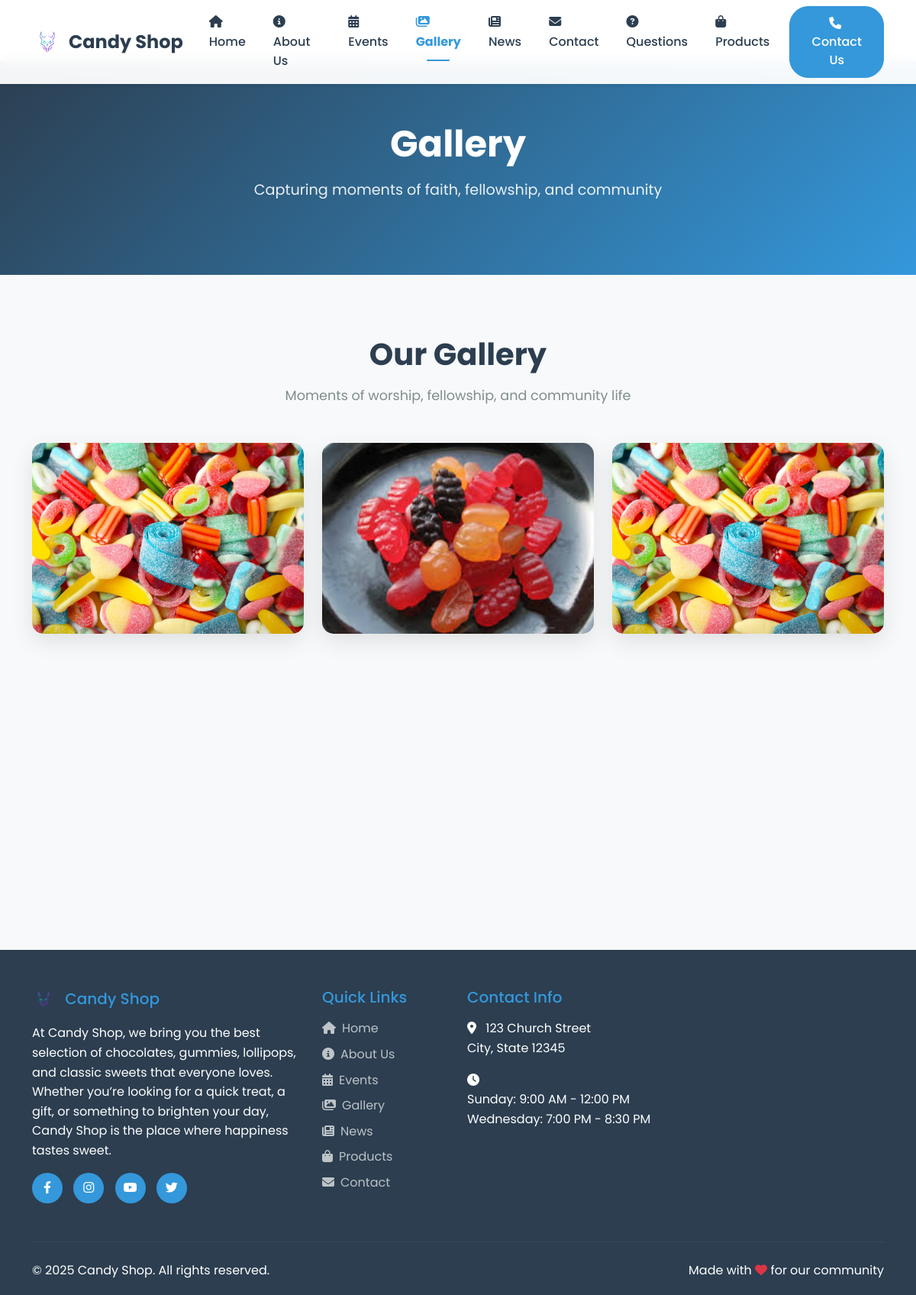
/gallery.php, run on the app's committed database.
### tables this page shows
CREATE TABLE `general_elements` (
  `id` int(11) NOT NULL,
  `ClientID` int(11) NOT NULL,
  `client_name` varchar(255) NOT NULL,
  `phone` varchar(12) NOT NULL,
  `facebook` varchar(255) DEFAULT NULL,
  `icon` varchar(3000) NOT NULL,
  `background_img1` varchar(255) DEFAULT NULL,
  `background_img2` varchar(255) DEFAULT NULL,
  `background_img3` varchar(255) DEFAULT NULL,
  `description` text DEFAULT NULL,
  `title_page2` varchar(255) DEFAULT NULL,
  `title_page3` varchar(255) DEFAULT NULL
);

CREATE TABLE `pages` (
  `id` int(11) NOT NULL,
  `pageName` varchar(200) NOT NULL
);

CREATE TABLE `mainsilderimg` (
  `id` int(11) NOT NULL,
  `client_id` int(11) NOT NULL,
  `img` varchar(255) NOT NULL,
  `page` int(11) NOT NULL,
  `created_at` timestamp NOT NULL DEFAULT current_timestamp()
);

### gallery.php (the view, shortened to what this page needs)
<?php require('components/head.inc.php'); ?>
<?php include('components/navbar.inc.php'); ?>
<?php
$page_query = "SELECT * FROM pages WHERE id = 2";
$page_result = $conn->query($page_query);
$page_data = $page_result->fetch_assoc();
$gallery_query = "SELECT * FROM mainsilderimg WHERE page = 2 ORDER BY created_at DESC";
$gallery_result = $conn->query($gallery_query);
$gallery_images = [];
while($row = $gallery_result->fetch_assoc()) {
    $gallery_images[] = $row;
}
?>
<section class="page-header">
    <div class="container">
        <h1><?php echo isset($page_data['pageName']) ? htmlspecialchars($page_data['pageName']) : 'Photo Gallery'; ?></h1>
        <p>Capturing moments of faith, fellowship, and community</p>
    </div>
</section>
<section class="content-section bg-light">
    <div class="container">
        <div class="row">
            <div class="col-12">
                <h2 class="section-title">Our Gallery</h2>
                <p class="section-subtitle">Moments of worship, fellowship, and community life</p>
            </div>
        </div>
        <div class="row g-4">
            <?php if(!empty($gallery_images)): ?>
                <?php foreach($gallery_images as $index => $image): ?>
                    <div class="col-lg-4 col-md-6">
                        <div class="gallery-item">
                            <img src="church/uploads/<?php echo htmlspecialchars($image['img']); ?>" alt="Gallery Image <?php echo $index + 1; ?>" class="img-fluid">
                        </div>
                    </div>
                <?php endforeach; ?>
            <?php endif; ?>
        </div>
    </div>
</section>
<?php require('components/footer.inc.php'); ?>

### components/navbar.inc.php (shortened to what this page needs)
<?php
$current_page = basename($_SERVER['PHP_SELF'], '.php');
?>
<nav class="navbar navbar-expand-lg navbar-light bg-white shadow-sm fixed-top">
    <div class="container">
        <a class="navbar-brand d-flex align-items-center" href="index.php">
            <?php if(isset($general_data['icon']) && !empty($general_data['icon'])): ?>
                <img src="church/uploads/<?php echo htmlspecialchars($general_data['icon']); ?>" alt="Logo" height="40" class="me-2">
            <?php else: ?>
                <i class="fas fa-church me-2 text-primary"></i>
            <?php endif; ?>
            <?php echo isset($general_data['client_name']) ? htmlspecialchars($general_data['client_name']) : 'Church'; ?>
        </a>
        <div class="collapse navbar-collapse" id="navbarNav">
            <ul class="navbar-nav ms-auto">
                <li class="nav-item">
                    <a class="nav-link <?php echo ($current_page == 'index') ? 'active fw-bold' : ''; ?>" href="index.php">
                        <i class="fas fa-home me-1"></i>Home
                    </a>
                </li>
                <?php if(!empty($navbar_items)): ?>
                    <?php foreach($navbar_items as $item): ?>
                        <?php
                        $page_name = strtolower(str_replace(' ', '', $item['page_name']));
                        $is_active = false;
                        if($current_page == $page_name ||
                           ($current_page == 'about' && $page_name == 'aboutus') ||
                           ($current_page == 'gallery' && $page_name == 'photogallery') ||
                           ($current_page == 'news' && $page_name == 'news') ||
                           ($current_page == 'contact' && $page_name == 'contactus') ||
                           ($current_page == 'questions' && $page_name == 'questions') ||
                           ($current_page == 'events' && $page_name == 'events') ||
                           ($current_page == 'products' && $page_name == 'products')) {
                            $is_active = true;
                        }
                        ?>
                        <li class="nav-item">
                            <a class="nav-link <?php echo $is_active ? 'active fw-bold' : ''; ?>" href="<?php echo htmlspecialchars($item['page_link']); ?>">
                                <?php
                                $icon = 'fas fa-file-alt';
                                if(strpos(strtolower($item['page_name']), 'about') !== false) $icon = 'fas fa-info-circle';
                                elseif(strpos(strtolower($item['page_name']), 'gallery') !== false) $icon = 'fas fa-images';
                                elseif(strpos(strtolower($item['page_name']), 'news') !== false) $icon = 'fas fa-newspaper';
                                elseif(strpos(strtolower($item['page_name']), 'contact') !== false) $icon = 'fas fa-envelope';
                                elseif(strpos(strtolower($item['page_name']), 'service') !== false) $icon = 'fas fa-hands-praying';
                                elseif(strpos(strtolower($item['page_name']), 'question') !== false) $icon = 'fas fa-question-circle';
                                elseif(strpos(strtolower($item['page_name']), 'event') !== false) $icon = 'fas fa-calendar-alt';
                                elseif(strpos(strtolower($item['page_name']), 'product') !== false) $icon = 'fas fa-shopping-bag';
                                ?>
                                <i class="<?php echo $icon; ?> me-1"></i><?php echo htmlspecialchars($item['page_name']); ?>
                            </a>
                        </li>
                    <?php endforeach; ?>
                <?php else: ?>
                    <li class="nav-item">
                        <a class="nav-link <?php echo ($current_page == 'about') ? 'active fw-bold' : ''; ?>" href="about.php">
                            <i class="fas fa-info-circle me-1"></i>About Us
                        </a>
                    </li>
                    <li class="nav-item">
                        <a class="nav-link <?php echo ($current_page == 'events') ? 'active fw-bold' : ''; ?>" href="events.php">
                            <i class="fas fa-calendar-alt me-1"></i>Events
                        </a>
                    </li>
                    <li class="nav-item">
                        <a class="nav-link <?php echo ($current_page == 'gallery') ? 'active fw-bold' : ''; ?>" href="gallery.php">
                            <i class="fas fa-images me-1"></i>Gallery
                        </a>
                    </li>
                    <li class="nav-item">
                        <a class="nav-link <?php echo ($current_page == 'news') ? 'active fw-bold' : ''; ?>" href="news.php">
                            <i class="fas fa-newspaper me-1"></i>News
                        </a>
                    </li>
                    <li class="nav-item">
                        <a class="nav-link <?php echo ($current_page == 'contact') ? 'active fw-bold' : ''; ?>" href="contact.php">
                            <i class="fas fa-envelope me-1"></i>Contact
                        </a>
                    </li>
                    <li class="nav-item">
                        <a class="nav-link <?php echo ($current_page == 'questions') ? 'active fw-bold' : ''; ?>" href="questions.php">
                            <i class="fas fa-question-circle me-1"></i>Questions
                        </a>
                    </li>
                    <li class="nav-item">
                        <a class="nav-link <?php echo ($current_page == 'products') ? 'active fw-bold' : ''; ?>" href="products.php">
                            <i class="fas fa-shopping-bag me-1"></i>Products
                        </a>
                    </li>
                <?php endif; ?>
                <li class="nav-item ms-2">
                    <a class="btn btn-primary" href="contact.php">
                        <i class="fas fa-phone me-1"></i>Contact Us
                    </a>
                </li>
            </ul>
        </div>
    </div>
</nav>

### components/footer.inc.php (shortened to what this page needs)
<footer class="footer">
    <div class="container">
        <div class="row">
            <div class="col-lg-4 col-md-6 mb-4">
                <h5>
                    <?php if(isset($general_data['icon']) && !empty($general_data['icon'])): ?>
                        <img src="church/uploads/<?php echo htmlspecialchars($general_data['icon']); ?>" alt="Logo" height="30" class="me-2">
                    <?php else: ?>
                        <i class="fas fa-church me-2"></i>
                    <?php endif; ?>
                    <?php echo isset($general_data['client_name']) ? htmlspecialchars($general_data['client_name']) : 'Church'; ?>
                </h5>
                <p class="mb-3">
                    <?php echo isset($general_data['description']) ? htmlspecialchars($general_data['description']) : 'Welcome to our church community. We are dedicated to serving God and our community with love, faith, and compassion.'; ?>
                </p>
                <div class="social-links">
                    <?php if(isset($general_data['facebook']) && !empty($general_data['facebook'])): ?>
                        <a href="<?php echo htmlspecialchars($general_data['facebook']); ?>" target="_blank" title="Facebook">
                            <i class="fab fa-facebook-f"></i>
                        </a>
                    <?php endif; ?>
                    <a href="#" title="Instagram">
                        <i class="fab fa-instagram"></i>
                    </a>
                    <a href="#" title="YouTube">
                        <i class="fab fa-youtube"></i>
                    </a>
                    <a href="#" title="Twitter">
                        <i class="fab fa-twitter"></i>
                    </a>
                </div>
            </div>
            <div class="col-lg-2 col-md-6 mb-4">
                <h5>Quick Links</h5>
                <ul class="list-unstyled">
                    <li class="mb-2">
                        <a href="index.php">
                            <i class="fas fa-home me-2"></i>Home
                        </a>
                    </li>
                    <li class="mb-2">
                        <a href="about.php">
                            <i class="fas fa-info-circle me-2"></i>About Us
                        </a>
                    </li>
                    <li class="mb-2">
                        <a href="events.php">
                            <i class="fas fa-calendar-alt me-2"></i>Events
                        </a>
                    </li>
                    <li class="mb-2">
                        <a href="gallery.php">
                            <i class="fas fa-images me-2"></i>Gallery
                        </a>
                    </li>
                    <li class="mb-2">
                        <a href="news.php">
                            <i class="fas fa-newspaper me-2"></i>News
                        </a>
                    </li>
                    <li class="mb-2">
                        <a href="products.php">
                            <i class="fas fa-shopping-bag me-2"></i>Products
                        </a>
                    </li>
                    <li class="mb-2">
                        <a href="contact.php">
                            <i class="fas fa-envelope me-2"></i>Contact
                        </a>
                    </li>
                </ul>
            </div>
            <div class="col-lg-3 col-md-6 mb-4">
                <h5>Contact Info</h5>
                <div class="contact-info">
                    <div class="mb-3">
                        <i class="fas fa-map-marker-alt me-2"></i>
                        <span>123 Church Street<br>City, State 12345</span>
                    </div>
                    <div class="mb-3">
                        <i class="fas fa-clock me-2"></i>
                        <div>
                            <div>Sunday: 9:00 AM - 12:00 PM</div>
                            <div>Wednesday: 7:00 PM - 8:30 PM</div>
                        </div>
                    </div>
                </div>
            </div>
        </div>
        <hr class="my-4" style="border-color: rgba(255,255,255,0.2);">
        <div class="row align-items-center">
            <div class="col-md-6">
                <p class="mb-0">
                    &copy; <?php echo date('Y'); ?> <?php echo isset($general_data['client_name']) ? htmlspecialchars($general_data['client_name']) : 'Church'; ?>. All rights reserved.
                </p>
            </div>
            <div class="col-md-6 text-md-end">
                <p class="mb-0">
                    Made with <i class="fas fa-heart text-danger"></i> for our community
                </p>
            </div>
        </div>
    </div>
</footer>
</body>
</html>

### components/head.inc.php (style rules this page uses)
:root { --primary-color: #2c3e50; --secondary-color: #3498db; --accent-color: #e74c3c; --text-dark: #2c3e50; --text-light: #7f8c8d; --bg-light: #f8f9fa; --bg-white: #ffffff; }
* { margin: 0; padding: 0; box-sizing: border-box; }
body { font-family: 'Poppins', sans-serif; line-height: 1.6; color: var(--text-dark); background-color: var(--bg-white); }
.navbar-brand { font-weight: 700; font-size: 1.5rem; color: var(--primary-color) !important; }
.navbar-nav .nav-link { font-weight: 500; color: var(--text-dark) !important; transition: color 0.3s ease; margin: 0 10px; }
.btn-primary { background-color: var(--secondary-color); border-color: var(--secondary-color); border-radius: 25px; padding: 10px 25px; font-weight: 500; transition: all 0.3s ease; }
.section-title { font-size: 2.5rem; font-weight: 700; color: var(--primary-color); margin-bottom: 1rem; text-align: center; }
.section-subtitle { font-size: 1.1rem; color: var(--text-light); text-align: center; margin-bottom: 3rem; }
.footer { background-color: var(--primary-color); color: white; padding: 50px 0 20px; }
.footer h5 { color: var(--secondary-color); margin-bottom: 1rem; }
.footer a { color: #bdc3c7; text-decoration: none; transition: color 0.3s ease; }
.social-links a { display: inline-block; width: 40px; height: 40px; background-color: var(--secondary-color); color: white; text-align: center; line-height: 40px; border-radius: 50%; margin-right: 10px; transition: all 0.3s ease; }
.page-header { background: linear-gradient(135deg, var(--primary-color) 0%, var(--secondary-color) 100%); color: white; padding: 80px 0; text-align: center; }
.page-header h1 { font-size: 3rem; font-weight: 700; margin-bottom: 1rem; }
.page-header p { font-size: 1.2rem; opacity: 0.9; }
.content-section { padding: 80px 0; }
.gallery-item { position: relative; overflow: hidden; border-radius: 15px; margin-bottom: 30px; box-shadow: 0 10px 30px rgba(0,0,0,0.1); transition: transform 0.3s ease; }
.gallery-item img { width: 100%; height: 250px; object-fit: cover; transition: transform 0.3s ease; }

### components/navbar.inc.php (style rules this page uses)
body { padding-top: 80px; }
.navbar { backdrop-filter: blur(10px); background-color: rgba(255, 255, 255, 0.95) !important; }
.nav-link.active { color: var(--secondary-color) !important; position: relative; }
.nav-link.active::after { content: ''; position: absolute; bottom: -5px; left: 50%; transform: translateX(-50%); width: 30px; height: 2px; background-color: var(--secondary-color); border-radius: 2px; }

### data on the page
general_elements: icon (picture), client_name "Candy Shop", description "At Candy Shop, we bring you the best selection of chocolates, gummies, lollipops, and classic sweets that everyone loves. Whether you’re looking for a quick treat, a gift, or something to brighten your day, Candy Shop is the place where happiness tastes sweet."
pages: pageName "Gallery"
mainsilderimg: img (picture)
mainsilderimg: img (picture)
mainsilderimg: img (picture)
